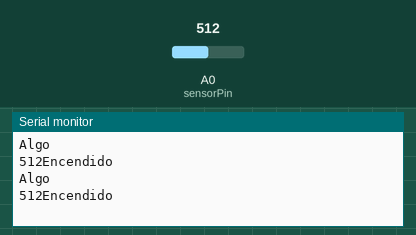
This sketch was run on a simulated Arduino Uno, built with avr-gcc and run on an emulated ATmega328P. Shown: the last lines printed to the serial monitor. Inputs (shaded band) come from the test bench; at power-on: A0 (sensorPin) = 512.

Above: at 1.8 s.
1.9 s: A0 (sensorPin) set to 716
At 2.6 s:
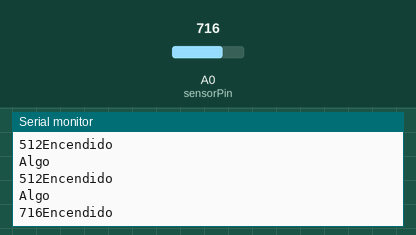
3.4 s: A0 (sensorPin) set to 900
At 4.8 s:
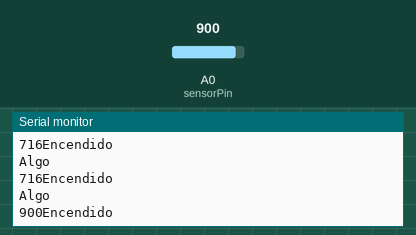
Timing chart, 0 to 6.4 s (numbered marks = the images above; inputs shaded):
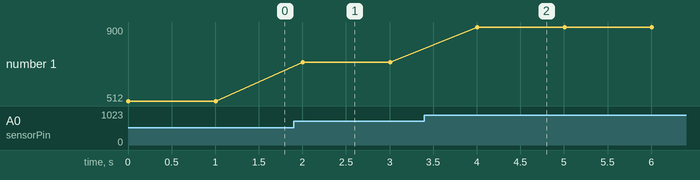

Measured:
- after the input at 1.9 s, the serial monitor: prints a new line after 0.11 s (image 1)
- after the input at 3.4 s, the serial monitor: prints a new line after 0.61 s (image 2)
- plotted number 1: 512 → 716 after the input at 1.9 s, 716 → 900 after the input at 3.4 s

The sketch:

prueba.ino
```cpp
const int sensorPin = A0;

void setup(){
  Serial.print("Algo\n");
  Serial.begin(9600);
}

void loop(){
  int humedad = analogRead(sensorPin);
  Serial.print("Algo\n");
  Serial.print(humedad);

  Serial.println("Encendido");
  delay(1000);
}
```
